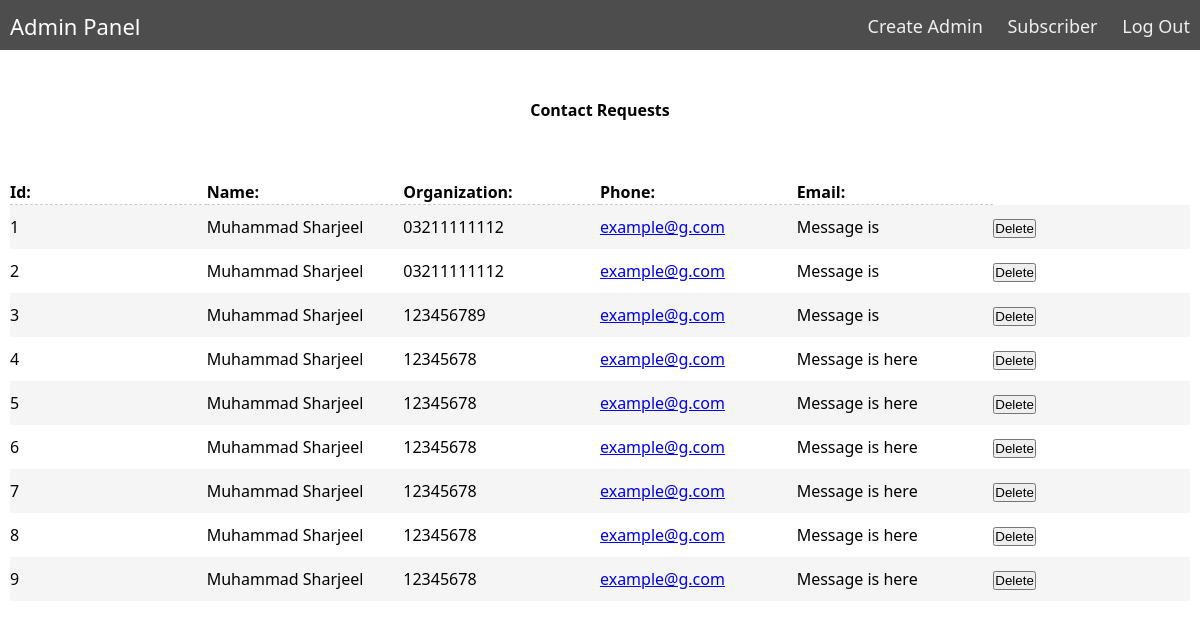
Page /admin-panel (signed in) on the committed database.
### migrations/models.py (models this page shows)
class Contact(db.Model):
    id = db.Column(db.Integer, primary_key=True)
    name = db.Column(db.String(20), unique=False, nullable=False)
    email = db.Column(db.String(20), unique=False, nullable=False)
    phone = db.Column(db.String(15), unique=False, nullable=False)
    message = db.Column(db.String(250), unique=False, nullable=False)

### app.py (the view)
@app.route("/admin-panel", methods=['GET', 'POST'])
@login_required
def admin_panel():
    contact_list = Contact.query.all()
    return render_template("admin-views/admin-panel.html", contact=contact_list)

### app.py (called while the page is built)
@login_manager.user_loader
def load_user(user_id):
    return User.query.get(int(user_id))

### templates/admin-views/admin-panel.html (shortened to what this page needs)
<html>
  <head>
  </head>
  <body>
    {% include 'admin-views/admin-nav.html' %}
    <br><br><div class="contacts table" aria-labelledby="contacts-caption-text">
      <span class="caption" id="contacts-caption-text"
        >Contact Requests<br /><br /><br />
      </span>
      <div class="contacts-header thead">
        <span class="th" id="th-name">Id:</span>
        <span class="th" id="th-name">Name:</span>
        <span class="th" id="th-org">Organization:</span>
        <span class="th" id="th-phone">Phone:</span>
        <span class="th" id="th-email">Email:</span>
      </div>
      <ul class="tbody">
        {% for contact_item in contact %}
        <li class="tr" itemscope itemtype="http://schema.org/Person">
          <span class="td">
            <span class="data" itemprop="name" aria-labelledby="th-name">
              {{ contact_item.id }}</span
            >
          </span>
          <span class="td">
            <span class="data" itemprop="name" aria-labelledby="th-name">
              {{ contact_item.name }}</span
            >
          </span>
          <span class="td">
            <span class="data" itemprop="telephone" aria-labelledby="th-phone"
            >{{ contact_item.phone }}</span
            >
          </span>
          <span class="td">
            <span class="data" itemprop="email" aria-labelledby="th-email"
            ><a href="#">{{ contact_item.email }}</a></span
            >
          </span>
          <span class="td" itemscope itemtype="http://schema.org/Organization">
            <span class="data" itemprop="name" aria-labelledby="th-org"
              >{{ contact_item.message | truncate(50) }}</span
            >
          </span>
          <button id="mybutton" style = {
            margin-top: 2%;
            margin-right: 12;
            width: 100;
          } action="#">Delete</button>
        </li>
        {% endfor %}
      </ul>
    </div>
  </body>
</html>

### templates/admin-views/admin-nav.html (shortened to what this page needs)
<!DOCTYPE html>
<html lang="en">
  <head>
  </head>
  <body>
    <div class="nav">
      <div class="nav-header">
        <div class="nav-title">Admin Panel</div>
      </div>
      <div class="nav-links">
        <a href="/register-admin">Create Admin</a>
        <a href="/subscribers">Subscriber</a>
        <a href="/logout">Log Out</a>
      </div>
    </div>
  </body>
</html>

### templates/admin-views/admin-nav.html (style rules this page uses)
* { box-sizing: border-box; }
body { margin: 0px; font-family: "segoe ui"; }
.nav { height: 50px; width: 100%; background-color: #4d4d4d; position: relative; }
.nav > .nav-header { display: inline; }
.nav > .nav-header > .nav-title { display: inline-block; font-size: 22px; color: #fff; padding: 10px 10px 10px 10px; }
.nav > .nav-links { display: inline; float: right; font-size: 18px; }
.nav > .nav-links > a { display: inline-block; padding: 13px 10px 13px 10px; text-decoration: none; color: #efefef; }

### templates/admin-views/admin-panel.html (style rules this page uses)
* { box-sizing: border-box; margin: 0; padding: 0; }
body { margin-top: 0; font-size: 16px; line-height: 1.5; }
.table { display: table; table-layout: fixed; width: 100%; padding: 10px; }
.caption { display: table-caption; text-align: center; font-weight: bold; }
.thead { display: table-header-group; font-weight: bold; }
.tbody { display: table-row-group; }
.tr { display: table-row; }
.th { border-bottom: 1px dashed #cccccc; }
.tr:nth-child(odd) { background: #f5f5f5; }
.th, .td { display: table-cell; }
.td { padding: 10px 0; }

### rows in the picture
Contact: id "1", name "Muhammad Sharjeel", phone "03211111112", email "example@g.com", message "Message is"
Contact: id "2", name "Muhammad Sharjeel", phone "03211111112", email "example@g.com", message "Message is"
Contact: id "3", name "Muhammad Sharjeel", phone "123456789", email "example@g.com", message "Message is"
Contact: id "4", name "Muhammad Sharjeel", phone "12345678", email "example@g.com", message "Message is here"
Contact: id "5", name "Muhammad Sharjeel", phone "12345678", email "example@g.com", message "Message is here"
Contact: id "6", name "Muhammad Sharjeel", phone "12345678", email "example@g.com", message "Message is here"
Contact: id "7", name "Muhammad Sharjeel", phone "12345678", email "example@g.com", message "Message is here"
Contact: id "8", name "Muhammad Sharjeel", phone "12345678", email "example@g.com", message "Message is here"
Contact: id "9", name "Muhammad Sharjeel", phone "12345678", email "example@g.com", message "Message is here"
